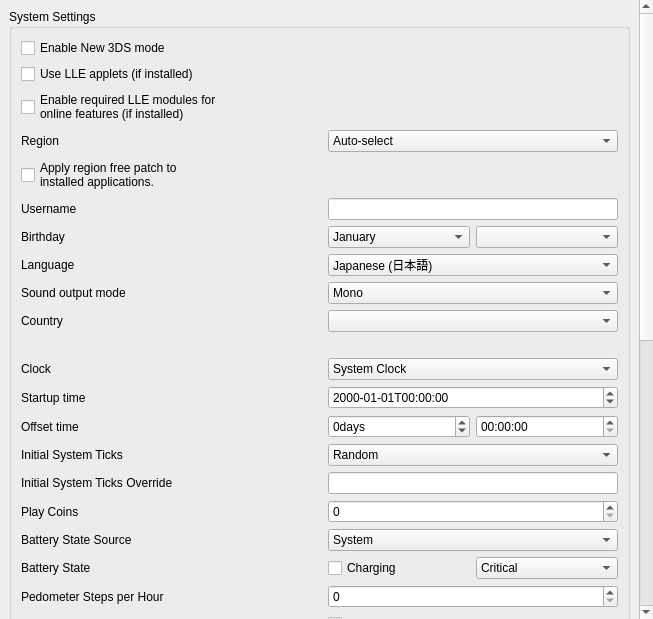
<?xml version="1.0" encoding="UTF-8"?>
<ui version="4.0">
 <class>ConfigureSystem</class>
 <widget class="QWidget" name="ConfigureSystem">
  <property name="geometry">
   <rect>
    <x>0</x>
    <y>0</y>
    <width>653</width>
    <height>619</height>
   </rect>
  </property>
  <layout class="QVBoxLayout" name="verticalLayout_scrollbar">
   <property name="spacing">
    <number>0</number>
   </property>
   <property name="leftMargin">
    <number>0</number>
   </property>
   <property name="topMargin">
    <number>0</number>
   </property>
   <property name="rightMargin">
    <number>0</number>
   </property>
   <property name="bottomMargin">
    <number>0</number>
   </property>
   <item>
    <widget class="QScrollArea" name="scrollArea">
     <property name="minimumSize">
      <size>
       <width>0</width>
       <height>0</height>
      </size>
     </property>
     <property name="frameShape">
      <enum>QFrame::NoFrame</enum>
     </property>
     <property name="lineWidth">
      <number>1</number>
     </property>
     <property name="widgetResizable">
      <bool>true</bool>
     </property>
     <widget class="QWidget" name="scrollAreaWidgetContents">
      <property name="geometry">
       <rect>
        <x>0</x>
        <y>0</y>
        <width>422</width>
        <height>500</height>
       </rect>
      </property>
      <layout class="QHBoxLayout" name="horizontalLayout">
       <item>
        <layout class="QVBoxLayout" name="verticalLayout">
         <item>
          <widget class="QGroupBox" name="group_system_settings">
           <property name="title">
            <string>System Settings</string>
           </property>
           <layout class="QGridLayout" name="gridLayout">
            <item row="0" column="0">
             <widget class="QCheckBox" name="toggle_new_3ds">
              <property name="text">
               <string>Enable New 3DS mode</string>
              </property>
             </widget>
            </item>
            <item row="1" column="0">
             <widget class="QCheckBox" name="toggle_lle_applets">
              <property name="text">
               <string>Use LLE applets (if installed)</string>
              </property>
             </widget>
            </item>
            <item row="2" column="0">
             <widget class="QCheckBox" name="enable_required_online_lle_modules">
              <property name="text">
               <string>Enable required LLE modules for
online features (if installed)</string>
              </property>
              <property name="toolTip">
               <string>Enables the LLE modules needed for online multiplayer, eShop access, etc.</string>
              </property>
             </widget>
            </item>
            <item row="3" column="0">
             <widget class="QLabel" name="region_label">
              <property name="text">
               <string>Region</string>
              </property>
             </widget>
            </item>
            <item row="3" column="1">
             <widget class="QComboBox" name="region_combobox">
              <item>
               <property name="text">
                <string>Auto-select</string>
               </property>
              </item>
              <item>
               <property name="text">
                <string notr="true">JPN</string>
               </property>
              </item>
              <item>
               <property name="text">
                <string notr="true">USA</string>
               </property>
              </item>
              <item>
               <property name="text">
                <string notr="true">EUR</string>
               </property>
              </item>
              <item>
               <property name="text">
                <string notr="true">AUS</string>
               </property>
              </item>
              <item>
               <property name="text">
                <string notr="true">CHN</string>
               </property>
              </item>
              <item>
               <property name="text">
                <string notr="true">KOR</string>
               </property>
              </item>
              <item>
               <property name="text">
                <string notr="true">TWN</string>
               </property>
              </item>
             </widget>
            </item>
            <item row="4" column="0">
             <widget class="QCheckBox" name="apply_region_free_patch">
              <property name="text">
               <string>Apply region free patch to
installed applications.</string>
              </property>
              <property name="toolTip">
               <string>Patches the region of installed applications to be region free, so that they always appear on the home menu.</string>
              </property>
             </widget>
            </item>
            <item row="5" column="1">
             <widget class="QLineEdit" name="edit_username">
              <property name="sizePolicy">
               <sizepolicy hsizetype="Preferred" vsizetype="Fixed">
                <horstretch>0</horstretch>
                <verstretch>0</verstretch>
               </sizepolicy>
              </property>
              <property name="maxLength">
               <number>10</number>
              </property>
             </widget>
            </item>
            <item row="5" column="0">
             <widget class="QLabel" name="label_username">
              <property name="text">
               <string>Username</string>
              </property>
             </widget>
            </item>
            <item row="6" column="0">
             <widget class="QLabel" name="label_birthday">
              <property name="text">
               <string>Birthday</string>
              </property>
             </widget>
            </item>
            <item row="6" column="1">
             <layout class="QHBoxLayout" name="horizontalLayout_birthday2">
              <item>
               <widget class="QComboBox" name="combo_birthmonth">
                <item>
                 <property name="text">
                  <string>January</string>
                 </property>
                </item>
                <item>
                 <property name="text">
                  <string>February</string>
                 </property>
                </item>
                <item>
                 <property name="text">
                  <string>March</string>
                 </property>
                </item>
                <item>
                 <property name="text">
                  <string>April</string>
                 </property>
                </item>
                <item>
                 <property name="text">
                  <string>May</string>
                 </property>
                </item>
                <item>
                 <property name="text">
                  <string>June</string>
                 </property>
                </item>
                <item>
                 <property name="text">
                  <string>July</string>
                 </property>
                </item>
                <item>
                 <property name="text">
                  <string>August</string>
                 </property>
                </item>
                <item>
                 <property name="text">
                  <string>September</string>
                 </property>
                </item>
                <item>
                 <property name="text">
                  <string>October</string>
                 </property>
                </item>
                <item>
                 <property name="text">
                  <string>November</string>
                 </property>
                </item>
                <item>
                 <property name="text">
                  <string>December</string>
                 </property>
                </item>
               </widget>
              </item>
              <item>
               <widget class="QComboBox" name="combo_birthday"/>
              </item>
             </layout>
            </item>
            <item row="7" column="0">
             <widget class="QLabel" name="label_language">
              <property name="text">
               <string>Language</string>
              </property>
             </widget>
            </item>
            <item row="7" column="1">
             <widget class="QComboBox" name="combo_language">
              <property name="toolTip">
               <string>Note: this can be overridden when region setting is auto-select</string>
              </property>
              <item>
               <property name="text">
                <string>Japanese (日本語)</string>
               </property>
              </item>
              <item>
               <property name="text">
                <string>English</string>
               </property>
              </item>
              <item>
               <property name="text">
                <string>French (français)</string>
               </property>
              </item>
              <item>
               <property name="text">
                <string>German (Deutsch)</string>
               </property>
              </item>
              <item>
               <property name="text">
                <string>Italian (italiano)</string>
               </property>
              </item>
              <item>
               <property name="text">
                <string>Spanish (español)</string>
               </property>
              </item>
              <item>
               <property name="text">
                <string>Simplified Chinese (简体中文)</string>
               </property>
              </item>
              <item>
               <property name="text">
                <string>Korean (한국어)</string>
               </property>
              </item>
              <item>
               <property name="text">
                <string>Dutch (Nederlands)</string>
               </property>
              </item>
              <item>
               <property name="text">
                <string>Portuguese (português)</string>
               </property>
              </item>
              <item>
               <property name="text">
                <string>Russian (Русский)</string>
               </property>
              </item>
              <item>
               <property name="text">
                <string>Traditional Chinese (正體中文)</string>
               </property>
              </item>
             </widget>
            </item>
            <item row="8" column="0">
             <widget class="QLabel" name="label_sound">
              <property name="text">
               <string>Sound output mode</string>
              </property>
             </widget>
            </item>
            <item row="8" column="1">
             <widget class="QComboBox" name="combo_sound">
              <item>
               <property name="text">
                <string>Mono</string>
               </property>
              </item>
              <item>
               <property name="text">
                <string>Stereo</string>
               </property>
              </item>
              <item>
               <property name="text">
                <string>Surround</string>
               </property>
              </item>
             </widget>
            </item>
            <item row="9" column="0">
             <widget class="QLabel" name="label_country">
              <property name="text">
               <string>Country</string>
              </property>
             </widget>
            </item>
            <item row="9" column="1">
             <widget class="QComboBox" name="combo_country"/>
            </item>
            <item row="10" column="1">
             <widget class="QLabel" name="label_country_invalid">
              <property name="text">
               <string/>
              </property>
             </widget>
            </item>
            <item row="11" column="0">
             <widget class="QLabel" name="label_init_clock">
              <property name="text">
               <string>Clock</string>
              </property>
             </widget>
            </item>
            <item row="11" column="1">
             <widget class="QComboBox" name="combo_init_clock">
              <item>
               <property name="text">
                <string>System Clock</string>
               </property>
              </item>
              <item>
               <property name="text">
                <string>Fixed Time</string>
               </property>
              </item>
             </widget>
            </item>
            <item row="12" column="0">
             <widget class="QLabel" name="label_init_time">
              <property name="text">
               <string>Startup time</string>
              </property>
             </widget>
            </item>
            <item row="12" column="1">
             <widget class="QDateTimeEdit" name="edit_init_time">
              <property name="displayFormat">
               <string notr="true">yyyy-MM-ddTHH:mm:ss</string>
              </property>
             </widget>
            </item>
            <item row="13" column="0">
             <widget class="QLabel" name="label_init_time_offset">
              <property name="text">
               <string>Offset time</string>
              </property>
             </widget>
            </item>
            <item row="13" column="1">
             <layout class="QGridLayout" name="edit_init_time_offset_grid">
              <item row="0" column="0">
               <widget class="QSpinBox" name="edit_init_time_offset_days">
                <property name="suffix">
                 <string>days</string>
                </property>
                <property name="minimum">
                 <number>-2147483648</number>
                </property>
                <property name="maximum">
                 <number>2147483647</number>
                </property>
               </widget>
              </item>
              <item row="0" column="1">
               <widget class="QTimeEdit" name="edit_init_time_offset_time">
                <property name="displayFormat">
                 <string notr="true">HH:mm:ss</string>
                </property>
               </widget>
              </item>
             </layout>
            </item>
            <item row="14" column="0">
             <widget class="QLabel" name="label_init_ticks_type">
              <property name="text">
               <string>Initial System Ticks</string>
              </property>
             </widget>
            </item>
            <item row="14" column="1">
             <widget class="QComboBox" name="combo_init_ticks_type">
              <item>
               <property name="text">
                <string>Random</string>
               </property>
              </item>
              <item>
               <property name="text">
                <string>Fixed</string>
               </property>
              </item>
             </widget>
            </item>
            <item row="15" column="0">
             <widget class="QLabel" name="label_init_ticks_value">
              <property name="text">
               <string>Initial System Ticks Override</string>
              </property>
             </widget>
            </item>
            <item row="15" column="1">
             <widget class="QLineEdit" name="edit_init_ticks_value">
              <property name="sizePolicy">
               <sizepolicy hsizetype="Preferred" vsizetype="Fixed">
                <horstretch>0</horstretch>
                <verstretch>0</verstretch>
               </sizepolicy>
              </property>
              <property name="maxLength">
               <number>20</number>
              </property>
             </widget>
            </item>
            <item row="16" column="0">
             <widget class="QLabel" name="label_play_coins">
              <property name="text">
               <string>Play Coins</string>
              </property>
             </widget>
            </item>
            <item row="16" column="1">
             <widget class="QSpinBox" name="spinBox_play_coins">
              <property name="maximum">
               <number>300</number>
              </property>
             </widget>
            </item>
            <item row="17" column="0">
             <widget class="QLabel" name="label_battery_state_source">
              <property name="toolTip">
               <string>&lt;html&gt;&lt;head/&gt;&lt;body&gt;&lt;p&gt;How the system's battery state is determined.&lt;/p&gt;&lt;/body&gt;&lt;/html&gt;</string>
              </property>
              <property name="text">
               <string>Battery State Source</string>
              </property>
             </widget>
            </item>
            <item row="17" column="1">
             <widget class="QComboBox" name="combo_battery_state_source">
              <item>
               <property name="text">
                <string>System</string>
               </property>
              </item>
              <item>
               <property name="text">
                <string>Fixed</string>
               </property>
              </item>
             </widget>
            </item>
            <item row="18" column="0">
             <widget class="QLabel" name="label_battery_state">
              <property name="toolTip">
               <string>&lt;html&gt;&lt;head/&gt;&lt;body&gt;&lt;p&gt;Battery state used by the system.&lt;/p&gt;&lt;/body&gt;&lt;/html&gt;</string>
              </property>
              <property name="text">
               <string>Battery State</string>
              </property>
             </widget>
            </item>
            <item row="18" column="1">
             <layout class="QGridLayout" name="battery_state_grid">
              <item row="0" column="0">
               <widget class="QCheckBox" name="battery_charging">
                <property name="text">
                 <string>Charging</string>
                </property>
               </widget>
              </item>
              <item row="0" column="1">
               <widget class="QComboBox" name="battery_level">
                <item>
                 <property name="text">
                  <string>Critical</string>
                 </property>
                </item>
                <item>
                 <property name="text">
                  <string notr="true">25%</string>
                 </property>
                </item>
                <item>
                 <property name="text">
                  <string notr="true">50%</string>
                 </property>
                </item>
                <item>
                 <property name="text">
                  <string notr="true">75%</string>
                 </property>
                </item>
                <item>
                 <property name="text">
                  <string notr="true">100%</string>
                 </property>
                </item>
               </widget>
              </item>
             </layout>
            </item>
            <item row="19" column="0">
              <widget class="QLabel" name="label_steps_per_hour">
                <property name="toolTip">
                 <string>&lt;html&gt;&lt;head/&gt;&lt;body&gt;&lt;p&gt;Number of steps per hour reported by the pedometer. Range from 0 to 65,535.&lt;/p&gt;&lt;/body&gt;&lt;/html&gt;</string>
                </property>
                <property name="text">
                  <string>Pedometer Steps per Hour</string>
                </property>
              </widget>
            </item>
            <item row="19" column="1">
              <widget class="QSpinBox" name="spinBox_steps_per_hour">
                <property name="maximum">
                  <number>9999</number>
                </property>
              </widget>
            </item>
            <item row="20" column="1">
             <widget class="QCheckBox" name="toggle_system_setup">
              <property name="text">
               <string>Run System Setup when Home Menu is launched</string>
              </property>
             </widget>
            </item>
            <item row="21" column="0">
             <widget class="QLabel" name="label_console_id">
              <property name="text">
               <string>Console ID:</string>
              </property>
             </widget>
            </item>
            <item row="21" column="1">
             <widget class="QPushButton" name="button_regenerate_console_id">
              <property name="sizePolicy">
               <sizepolicy hsizetype="Fixed" vsizetype="Fixed">
                <horstretch>0</horstretch>
                <verstretch>0</verstretch>
               </sizepolicy>
              </property>
              <property name="layoutDirection">
               <enum>Qt::RightToLeft</enum>
              </property>
              <property name="text">
               <string>Regenerate</string>
              </property>
             </widget>
            </item>
            <item row="22" column="0">
              <widget class="QLabel" name="label_mac">
                <property name="text">
                  <string>MAC:</string>
                </property>
              </widget>
            </item>
            <item row="22" column="1">
              <widget class="QPushButton" name="button_regenerate_mac">
                <property name="sizePolicy">
                  <sizepolicy hsizetype="Fixed" vsizetype="Fixed">
                    <horstretch>0</horstretch>
                    <verstretch>0</verstretch>
                  </sizepolicy>
                </property>
                <property name="layoutDirection">
                  <enum>Qt::RightToLeft</enum>
                </property>
                <property name="text">
                  <string>Regenerate</string>
                </property>
              </widget>
            </item>
            <item row="23" column="0">
             <widget class="QLabel" name="label_plugin_loader">
              <property name="text">
               <string>3GX Plugin Loader</string>
              </property>
             </widget>
            </item>
            <item row="23" column="1">
             <widget class="QCheckBox" name="plugin_loader">
              <property name="text">
               <string>Enable 3GX plugin loader</string>
              </property>
             </widget>
            </item>
            <item row="24" column="1">
             <widget class="QCheckBox" name="allow_plugin_loader">
              <property name="text">
               <string>Allow applications to change plugin loader state</string>
              </property>
             </widget>
            </item>
           </layout>
          </widget>
         </item>
         <item>
          <widget class="QGroupBox" name="group_real_console_unique_data">
           <property name="title">
            <string>Real Console Unique Data</string>
           </property>
           <layout class="QGridLayout" name="gridLayout1">
            <item row="0" column="0" colspan="2">
             <widget class="QGroupBox" name="group_real_console_unique_data_core">
               <layout class="QGridLayout" name="gridLayout2">
                <item row="0" column="0" colspan="2">
                 <widget class="QWidget" name="linked_console">
                  <layout class="QHBoxLayout" name="horizontalLayout_linked_console">
                   <item>
                    <widget class="QLabel" name="label_linked_console">
                     <property name="text">
                       <string>Your real console is linked to STORM 3DS.</string>
                     </property>
                     <property name="wordWrap">
                       <bool>true</bool>
                     </property>
                    </widget>
                   </item>
                   <item>
                    <widget class="QPushButton" name="button_unlink_console">
                     <property name="sizePolicy">
                      <sizepolicy hsizetype="Fixed" vsizetype="Fixed">
                       <horstretch>0</horstretch>
                       <verstretch>0</verstretch>
                      </sizepolicy>
                     </property>
                     <property name="layoutDirection">
                      <enum>Qt::RightToLeft</enum>
                     </property>
                     <property name="text">
                      <string>Unlink</string>
                     </property>
                    </widget>
                   </item>
                  </layout>
                 </widget>
                </item>
                <item row="1" column="0">
                 <widget class="QLabel" name="label_otp">
                  <property name="text">
                   <string notr="true">OTP</string>
                  </property>
                 </widget>
                </item>
                <item row="1" column="1">
                 <widget class="QWidget" name="otp">
                  <layout class="QHBoxLayout" name="horizontalLayout_otp">
                   <item>
                    <widget class="QLabel" name="label_otp_status">
                     <property name="text">
                      <string/>
                     </property>
                    </widget>
                   </item>
                   <item>
                    <widget class="QPushButton" name="button_otp">
                     <property name="sizePolicy">
                      <sizepolicy hsizetype="Fixed" vsizetype="Fixed">
                       <horstretch>0</horstretch>
                       <verstretch>0</verstretch>
                      </sizepolicy>
                     </property>
                     <property name="layoutDirection">
                      <enum>Qt::RightToLeft</enum>
                     </property>
                     <property name="text">
                      <string>Choose</string>
                     </property>
                    </widget>
                   </item>
                  </layout>
                 </widget>
                </item>
                <item row="2" column="0">
                 <widget class="QLabel" name="label_secure_info">
                  <property name="text">
                   <string notr="true">SecureInfo_A/B</string>
                  </property>
                 </widget>
                </item>
                <item row="2" column="1">
                 <widget class="QWidget" name="secure_info">
                  <layout class="QHBoxLayout" name="horizontalLayout_secure_info">
                   <item>
                    <widget class="QLabel" name="label_secure_info_status">
                     <property name="text">
                      <string/>
                     </property>
                    </widget>
                   </item>
                   <item>
                    <widget class="QPushButton" name="button_secure_info">
                     <property name="sizePolicy">
                      <sizepolicy hsizetype="Fixed" vsizetype="Fixed">
                       <horstretch>0</horstretch>
                       <verstretch>0</verstretch>
                      </sizepolicy>
                     </property>
                     <property name="layoutDirection">
                      <enum>Qt::RightToLeft</enum>
                     </property>
                     <property name="text">
                      <string>Choose</string>
                     </property>
                    </widget>
                   </item>
                  </layout>
                 </widget>
                </item>
                <item row="3" column="0">
                 <widget class="QLabel" name="label_friend_code_seed">
                  <property name="text">
                   <string notr="true">LocalFriendCodeSeed_A/B</string>
                  </property>
                 </widget>
                </item>
                <item row="3" column="1">
                 <widget class="QWidget" name="friend_code_seed">
                  <layout class="QHBoxLayout" name="horizontalLayout_friend_code_seed">
                   <item>
                    <widget class="QLabel" name="label_friend_code_seed_status">
                     <property name="text">
                      <string/>
                     </property>
                    </widget>
                   </item>
                   <item>
                    <widget class="QPushButton" name="button_friend_code_seed">
                     <property name="sizePolicy">
                      <sizepolicy hsizetype="Fixed" vsizetype="Fixed">
                       <horstretch>0</horstretch>
                       <verstretch>0</verstretch>
                      </sizepolicy>
                     </property>
                     <property name="layoutDirection">
                      <enum>Qt::RightToLeft</enum>
                     </property>
                     <property name="text">
                      <string>Choose</string>
                     </property>
                    </widget>
                   </item>
                  </layout>
                 </widget>
                </item>
               </layout>
             </widget>
            </item>
            <item row="1" column="0">
             <widget class="QLabel" name="label_movable">
              <property name="text">
               <string notr="true">movable.sed</string>
              </property>
             </widget>
            </item>
            <item row="1" column="1">
             <widget class="QWidget" name="movable">
              <layout class="QHBoxLayout" name="horizontalLayout_movable">
               <item>
                <widget class="QLabel" name="label_movable_status">
                 <property name="text">
                  <string/>
                 </property>
                </widget>
               </item>
               <item>
                <widget class="QPushButton" name="button_movable">
                 <property name="sizePolicy">
                  <sizepolicy hsizetype="Fixed" vsizetype="Fixed">
                   <horstretch>0</horstretch>
                   <verstretch>0</verstretch>
                  </sizepolicy>
                 </property>
                 <property name="layoutDirection">
                  <enum>Qt::RightToLeft</enum>
                 </property>
                 <property name="text">
                  <string>Choose</string>
                 </property>
                </widget>
               </item>
              </layout>
             </widget>
            </item>
           </layout>
          </widget>
         </item>
         <item>
          <widget class="QLabel" name="label_disable_info">
           <property name="text">
            <string>System settings are unavailable when a 3DS application is running.</string>
           </property>
           <property name="wordWrap">
            <bool>true</bool>
           </property>
          </widget>
         </item>
         <item>
          <spacer name="verticalSpacer">
           <property name="orientation">
            <enum>Qt::Vertical</enum>
           </property>
           <property name="sizeHint" stdset="0">
            <size>
             <width>20</width>
             <height>40</height>
            </size>
           </property>
          </spacer>
         </item>
        </layout>
       </item>
      </layout>
     </widget>
    </widget>
   </item>
  </layout>
 </widget>
 <tabstops>
  <tabstop>toggle_new_3ds</tabstop>
  <tabstop>edit_username</tabstop>
  <tabstop>combo_birthmonth</tabstop>
  <tabstop>combo_birthday</tabstop>
  <tabstop>combo_language</tabstop>
  <tabstop>combo_sound</tabstop>
  <tabstop>combo_country</tabstop>
  <tabstop>combo_init_clock</tabstop>
  <tabstop>edit_init_time</tabstop>
  <tabstop>spinBox_play_coins</tabstop>
  <tabstop>combo_battery_state_source</tabstop>
  <tabstop>battery_charging</tabstop>
  <tabstop>battery_level</tabstop>
  <tabstop>spinBox_steps_per_hour</tabstop>
  <tabstop>button_regenerate_console_id</tabstop>
  <tabstop>button_regenerate_mac</tabstop>
 </tabstops>
 <resources/>
 <connections/>
</ui>
